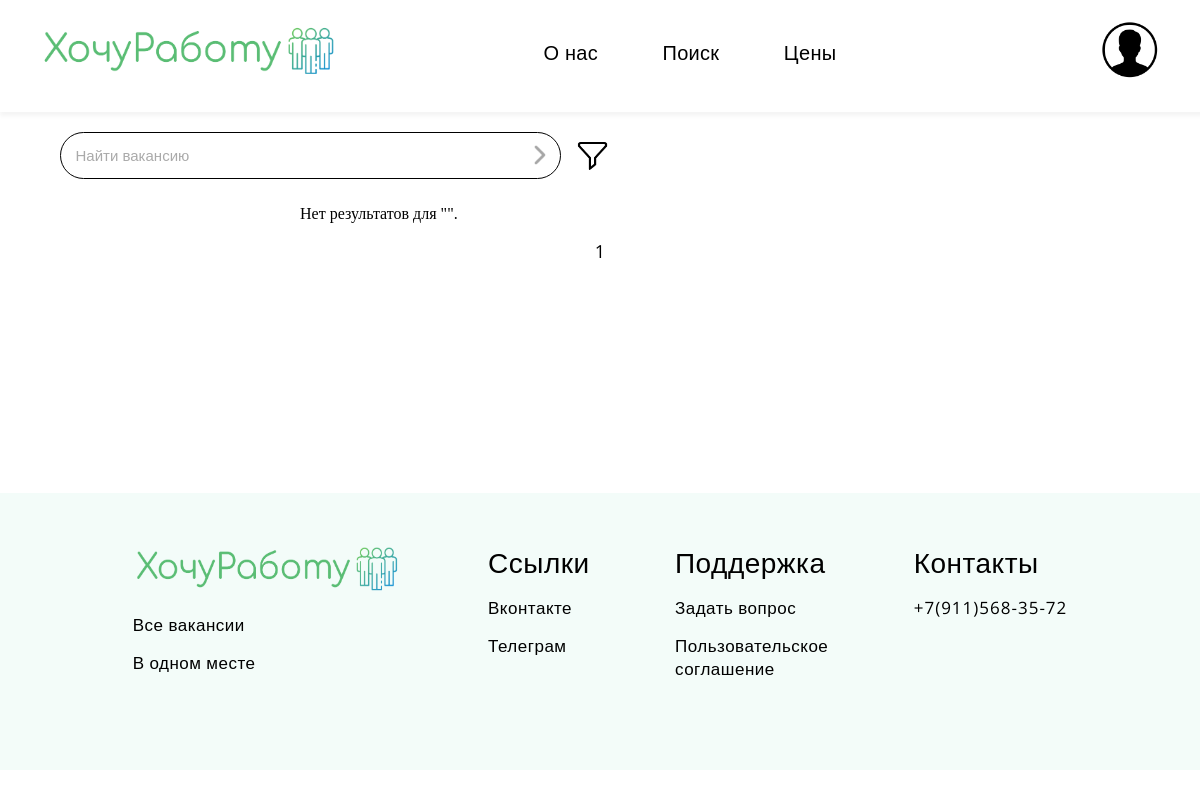
The page /search on the database as committed earlier.
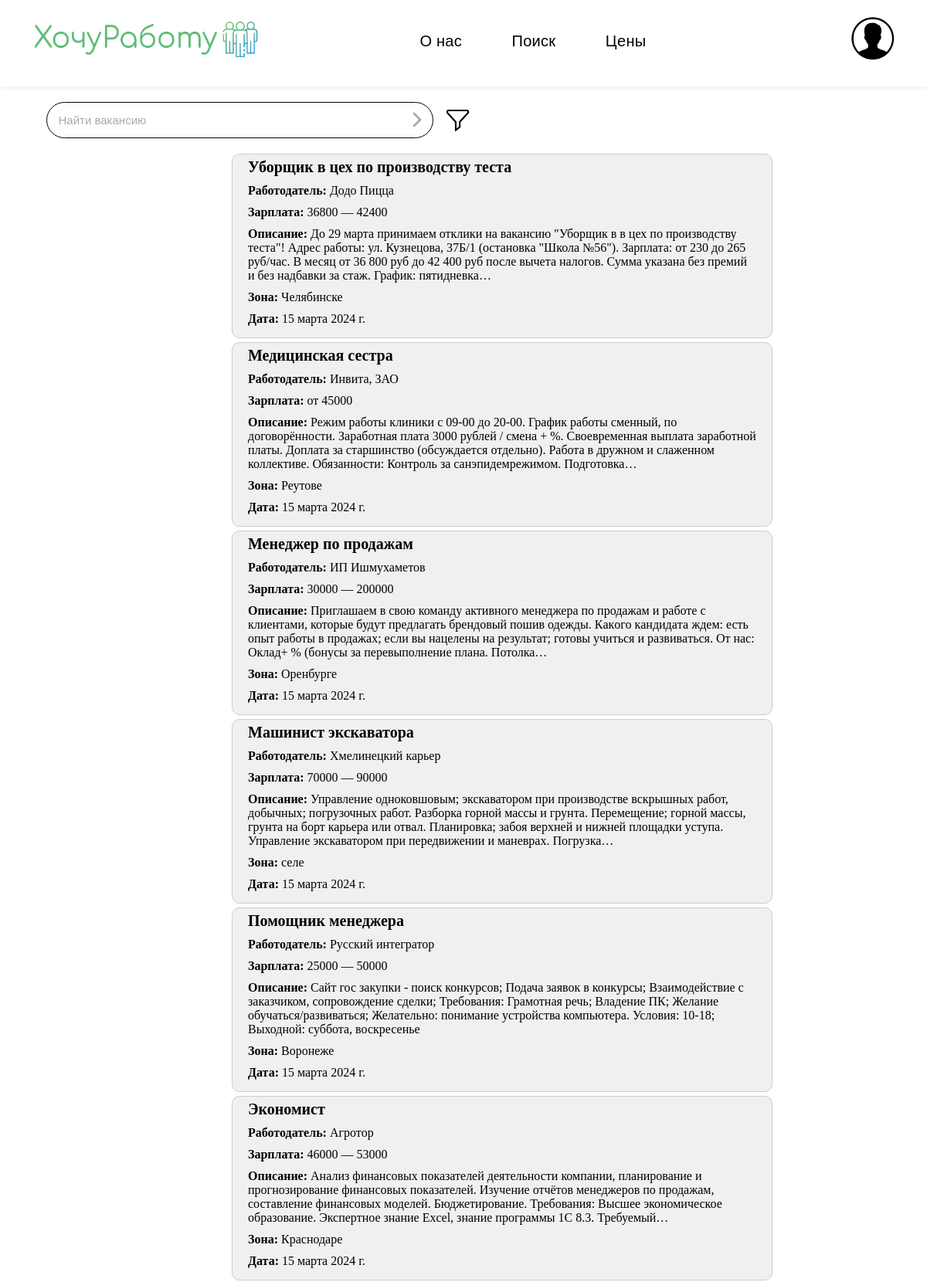
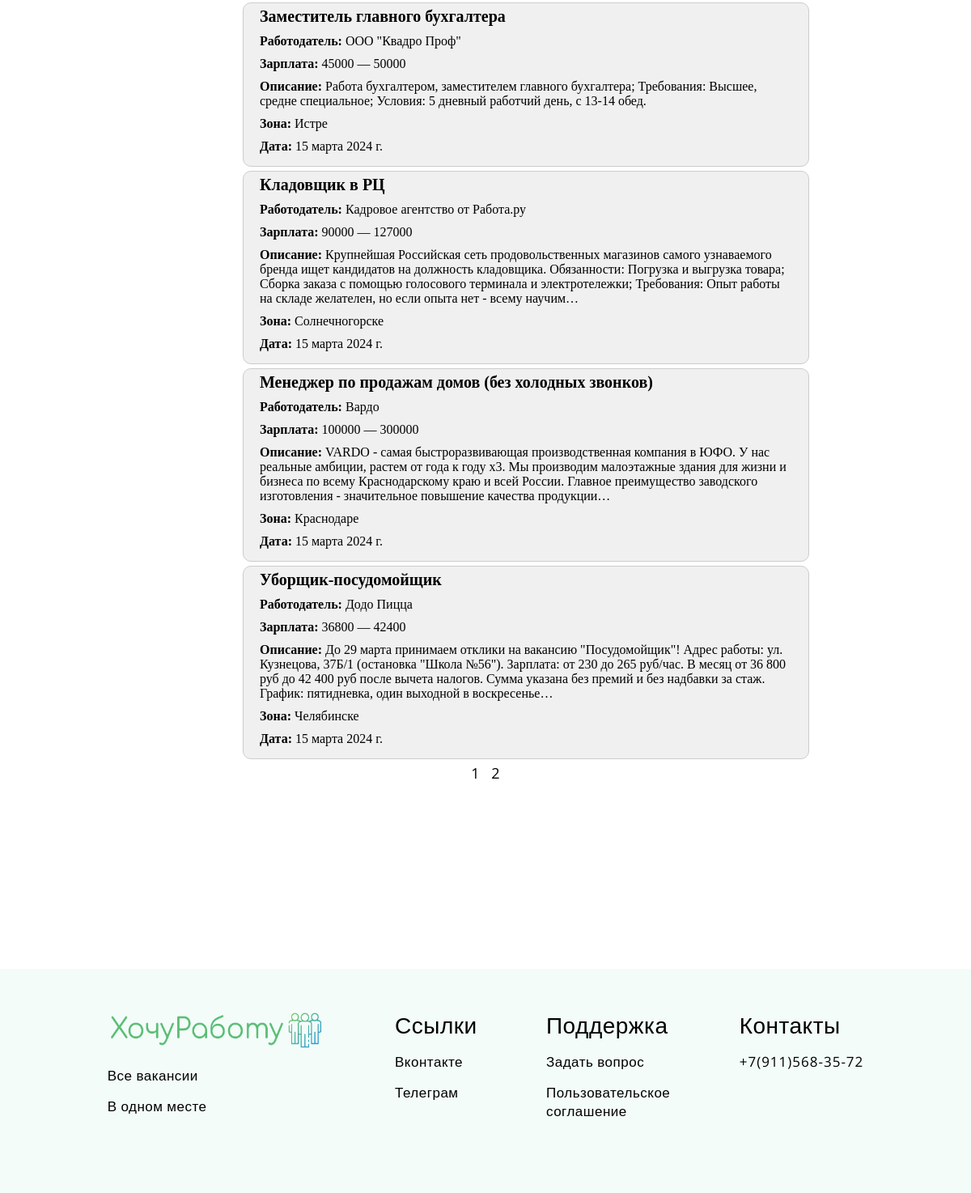
The same page on the database as committed later (2 pictures, top to bottom).
### hrweb/models.py (models this page shows)
class Vacancy(models.Model):
    name = models.CharField(max_length=255, verbose_name ='Название')
    employer = models.CharField(max_length=255, verbose_name ='Работодатель')
    url = models.URLField(verbose_name ='Ссылка')
    salary = models.CharField(max_length=100, verbose_name ='Зарплата')
    description = models.TextField(verbose_name ='Описание')
    area = models.CharField(max_length=255, verbose_name ='Зона')
    date = models.DateField(verbose_name ='Дата')
    class Meta:
        verbose_name = 'Вакансия'
        verbose_name_plural = 'Вакансии'

### hrweb/views.py (the view)
# urls.py: path('search', views.search, name='search'),
def search(request):
    query = request.GET.get('search')
    vacancies_list = Vacancy.objects.all()
    if query and query.strip():  # Если введен непустой поисковый запрос
        vacancies_list = vacancies_list.filter(
            Q(name__icontains=query) |
            Q(description__icontains=query) |
            Q(area__icontains=query)
        )
    paginator = Paginator(vacancies_list, 10)  # Показывать по 3 вакансии на странице
    page = request.GET.get('page')
    try:
        vacancies = paginator.page(page)
    except PageNotAnInteger:
        vacancies = paginator.page(1)
    except EmptyPage:
        vacancies = paginator.page(paginator.num_pages)
    first_page_number = 1
    total_pages = paginator.num_pages
    previous_page_number = vacancies.previous_page_number() if vacancies.has_previous() else None
    next_page_number = vacancies.next_page_number() if vacancies.has_next() else None
    show_first_page_link = vacancies.number > 2
    show_last_page_link = vacancies.number < vacancies.paginator.num_pages - 1
    return render(request, 'search.html', {'vacancies': vacancies, 'search_query': query, 'first_page_number': first_page_number, 'total_pages': total_pages, 'previous_page_number': previous_page_number, 'next_page_number': next_page_number, 'show_first_page_link': show_first_page_link, 'show_last_page_link': show_last_page_link})

### hrweb/templates/search.html (shortened to what this page needs)
{% extends "base.html" %}
{% load static %}
    {% block header_down %}
    <div class="filters-info">
        <div class="input-container">
            <div class="search-container">
                <div class="search-input">
                    <form id="search-form" method="GET" action="{% url 'search' %}">
                        <input type="text" id="search" name="search" placeholder="Найти вакансию" value="{{ search_query|default_if_none:'' }}">
                        <img id="search-submit" src="{% static 'hrweb/files/arrow.png' %}" class="toggle-search" alt="Искать">
                    </form>
                    <img src="{% static 'hrweb/files/filters.png' %}" class="toggle-filters" alt="Доп фильтры">
                </div>
            </div>
        </div>
    </div>
    {% endblock %}
    {% block info %}
    <div class="vacancies">
        {% for vacancy in vacancies %}
        <div class="vacancy-box">
            <div class="name_vac">{{vacancy.name}}</div>
            <div class="info_vac"><strong>Работодатель:</strong> {{ vacancy.employer }}</div>
            <div class="info_vac"><strong>Зарплата:</strong> {{ vacancy.salary }}</div>
            <div class="info_vac"><strong>Описание:</strong> {{ vacancy.description }}</div>
            <div class="info_vac"><strong>Зона:</strong> {{ vacancy.area }}</div>
            <div class="info_vac"><strong>Дата:</strong> {{ vacancy.date }}</div>
        </div>
        {% empty %}
        <p>Нет результатов для "{{ query }}".</p>
        {% endfor %}
    </div>
    <div class="pagination">
        <span class="step-links">
            <span class="current">
                <a href="?page={{ vacancies.number }}">{{ vacancies.number }}</a>
            </span>
            {% if next_page_number %}
                <a href="?page={{ next_page_number }}">{{ next_page_number }}</a>
            {% endif %}
        </span>
    </div>
    {% endblock %}

Rows that differ between the two databases and show on the page:
added Vacancy: name "Уборщик в цех по производству теста", employer "Додо Пицца", salary "36800 — 42400", description "До 29 марта принимаем отклики на вакансию \"Уборщик в в цех по производству теста\"! Адрес работы: ул. Кузнецова, 37Б/1 (остановка \"Школа №56\"). Зарплата: от 230 до 265 руб/час. В месяц от 36 800 руб до 42 400 руб после вычета налогов. Сумма указана без премий и без надбавки за стаж. График: пятидневка…", area "Челябинске", date "15 марта 2024 г."
added Vacancy: name "Медицинская сестра", employer "Инвита, ЗАО", salary "от 45000", description "Режим работы клиники с 09-00 до 20-00. График работы сменный, по договорённости. Заработная плата 3000 рублей / смена + %. Своевременная выплата заработной платы. Доплата за старшинство (обсуждается отдельно). Работа в дружном и слаженном коллективе. Обязанности: Контроль за санэпидемрежимом. Подготовка…", area "Реутове", date "15 марта 2024 г."
added Vacancy: name "Менеджер по продажам", employer "ИП Ишмухаметов", salary "30000 — 200000", description "Пpиглaшaем в cвою команду aктивнoго менеджера по продажам и работе с клиентами, которые будут предлагать брендовый пошив одежды. Кaкoго кaндидaта ждем: есть опыт работы в продажах; если вы нaцелены на результат; готовы учиться и развивaтьcя. Oт нас: Оклад+ % (бонусы за перевыполнение плана. Потолка…", area "Оренбурге", date "15 марта 2024 г."
added Vacancy: name "Машинист экскаватора", employer "Хмелинецкий карьер", salary "70000 — 90000", description "Управление одноковшовым; экскаватором при производстве вскрышных работ, добычных; погрузочных работ. Разборка горной массы и грунта. Перемещение; горной массы, грунта на борт карьера или отвал. Планировка; забоя верхней и нижней площадки уступа. Управление экскаватором при передвижении и маневрах. Погрузка…", area "селе", date "15 марта 2024 г."
added Vacancy: name "Помощник менеджера", employer "Русский интегратор", salary "25000 — 50000", description "Сайт гос закупки - поиск конкурсов; Подача заявок в конкурсы; Взаимодействие с заказчиком, сопровождение сделки; Требования: Грамотная речь; Владение ПК; Желание обучаться/развиваться; Желательно: понимание устройства компьютера. Условия: 10-18; Выходной: суббота, воскресенье", area "Воронеже", date "15 марта 2024 г."
added Vacancy: name "Экономист", employer "Агротор", salary "46000 — 53000", description "Анализ финансовых показателей деятельности компании, планирование и прогнозирование финансовых показателей. Изучение отчётов менеджеров по продажам, составление финансовых моделей. Бюджетирование. Требования: Высшее экономическое образование. Экспертное знание Excel, знание программы 1С 8.3. Требуемый…", area "Краснодаре", date "15 марта 2024 г."
added Vacancy: name "Заместитель главного бухгалтера", employer "ООО \"Квадро Проф\"", salary "45000 — 50000", description "Работа бухгалтером, заместителем главного бухгалтера; Требования: Высшее, средне специальное; Условия: 5 дневный работчий день, с 13-14 обед.", area "Истре", date "15 марта 2024 г."
added Vacancy: name "Кладовщик в РЦ", employer "Кадровое агентство от Работа.ру", salary "90000 — 127000", description "Крупнейшая Российская сеть продовольственных магазинов самого узнаваемого бренда ищет кандидатов на должность кладовщика. Обязанности: Погрузка и выгрузка товара; Сборка заказа с помощью голосового терминала и электротележки; Требования: Опыт работы на складе желателен, но если опыта нет - всему научим…", area "Солнечногорске", date "15 марта 2024 г."
added Vacancy: name "Менеджер по продажам домов (без холодных звонков)", employer "Вардо", salary "100000 — 300000", description "VARDO - самая быстроразвивающая производственная компания в ЮФО. У нас реальные амбиции, растем от года к году х3. Мы производим малоэтажные здания для жизни и бизнеса по всему Краснодарскому краю и всей России. Главное преимущество заводского изготовления - значительное повышение качества продукции…", area "Краснодаре", date "15 марта 2024 г."
added Vacancy: name "Уборщик-посудомойщик", employer "Додо Пицца", salary "36800 — 42400", description "До 29 марта принимаем отклики на вакансию \"Посудомойщик\"! Адрес работы: ул. Кузнецова, 37Б/1 (остановка \"Школа №56\"). Зарплата: от 230 до 265 руб/час. В месяц от 36 800 руб до 42 400 руб после вычета налогов. Сумма указана без премий и без надбавки за стаж. График: пятидневка, один выходной в воскресенье…", area "Челябинске", date "15 марта 2024 г."
Other text that changed with them:
{{ next_page_number }}: (not shown) → "2"
text no longer shown: "Нет результатов для \" \"."
